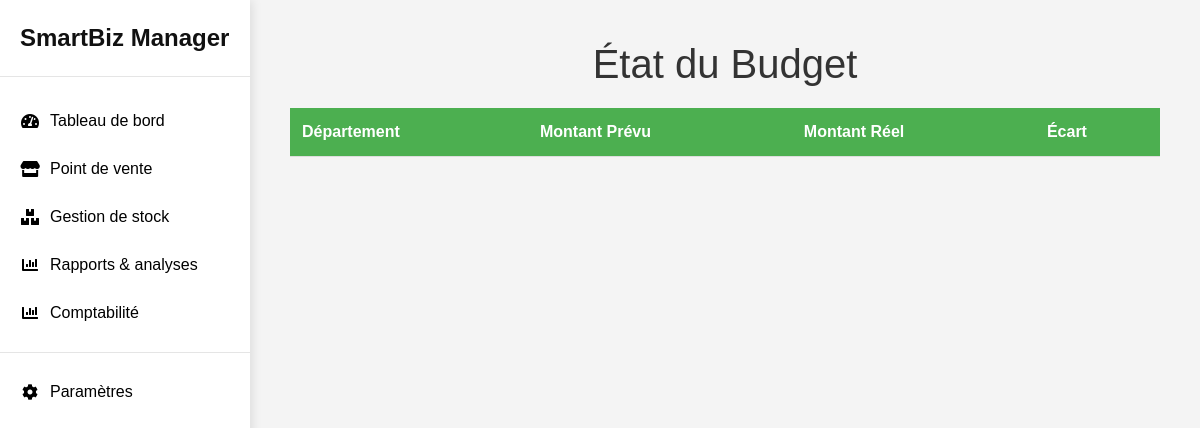
The page /budget/summary/ on the database as committed earlier.
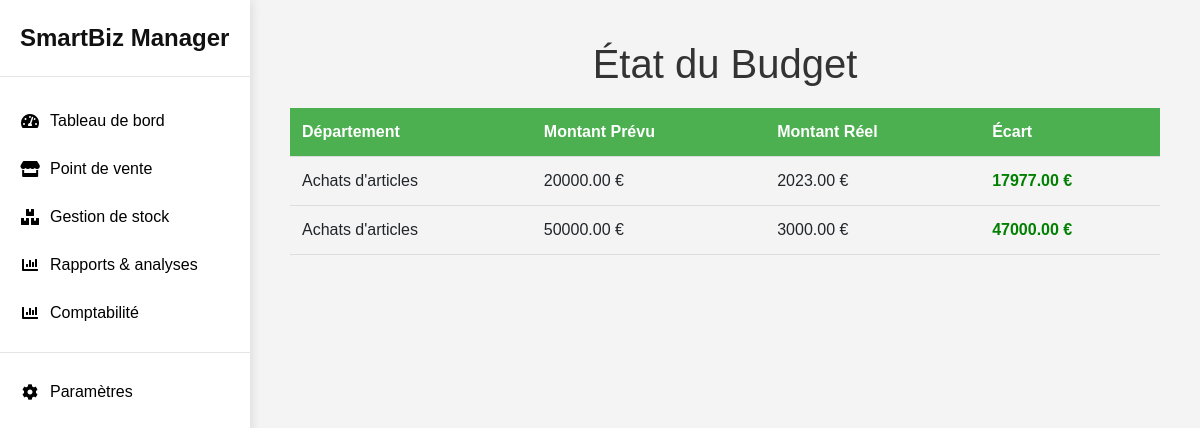
The same page on the database as committed later.
### SmartBiz_Manager/models.py (models this page shows, shortened)
class Budget(models.Model):
    department = models.ForeignKey(Department, on_delete=models.CASCADE)
    year = models.IntegerField()
    amount = models.DecimalField(max_digits=10, decimal_places=2)

class Department(models.Model):
    name = models.CharField(max_length=100)
    def __str__(self):
        return self.name

### SmartBiz_Manager/views.py (the view)
# urls.py: path('budget/summary/', views.budget_summary, name='budget_summary'),
def budget_summary(request):
    budgets = Budget.objects.all()
    budget_data = []
    for budget in budgets:
        total_transactions = Transaction.objects.filter(budget=budget).aggregate(Sum('amount'))['amount__sum'] or 0
        variance = budget.amount - total_transactions
        budget_data.append({
            'budget': budget,
            'total_transactions': total_transactions,
            'variance': variance,
        })
    return render(request, 'comptabilite/budget_summary.html', {'budget_data': budget_data})

### SmartBiz_Manager/templates/comptabilite/budget_summary.html (shortened to what this page needs)
{% extends "base.html" %}
{% load static %}
{% block content %}
<h1>État du Budget</h1>
<table>
    <tr>
        <th>Département</th>
        <th>Montant Prévu</th>
        <th>Montant Réel</th>
        <th>Écart</th>
    </tr>
    {% for data in budget_data %}
        <tr>
            <td>{{ data.budget.department }}</td>
            <td>{{ data.budget.amount|floatformat:2 }} €</td>
            <td>{{ data.total_transactions|floatformat:2 }} €</td>
            <td class="variance {% if data.variance >= 0 %}positive{% else %}negative{% endif %}">
                {{ data.variance|floatformat:2 }} €
            </td>
        </tr>
    {% endfor %}
</table>
{% endblock %}

Rows that differ between the two databases and show on the page:
added Budget: budget.department "Achats d'articles", budget.amount "20000.00", total_transactions "2023.00", variance "17977.00"
added Budget: budget.department "Achats d'articles", budget.amount "50000.00", total_transactions "3000.00", variance "47000.00"
